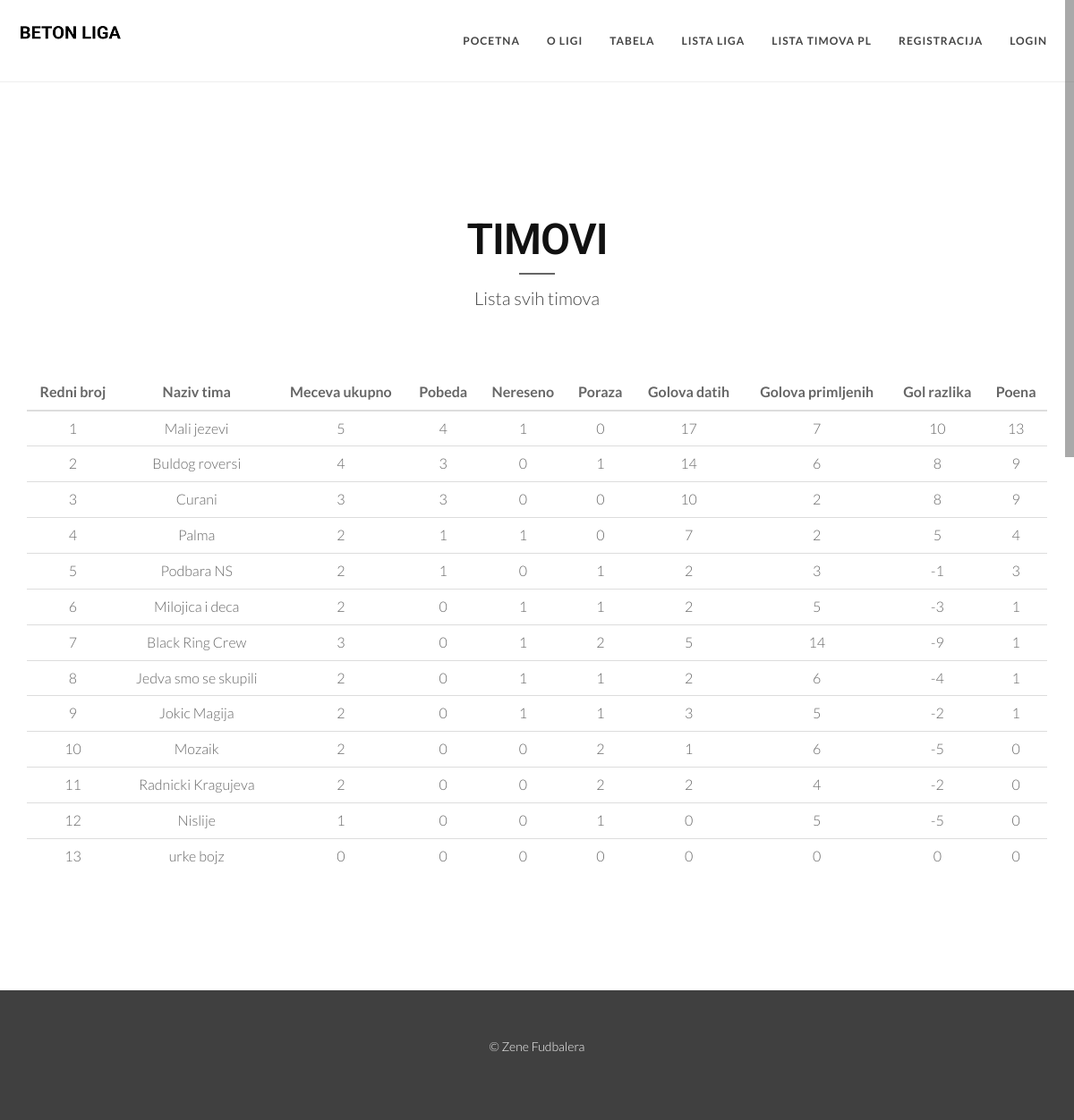
Page /tabelaTimovi.php on the committed database.
### tables this page shows
CREATE TABLE `tabela` (
  `rb` int(11) NOT NULL,
  `timID` int(11) NOT NULL,
  `ukupnoUtakmica` int(11) NOT NULL,
  `pobeda` int(11) NOT NULL,
  `nereseno` int(11) NOT NULL,
  `poraza` int(11) NOT NULL,
  `golovaDatih` int(11) NOT NULL,
  `golovaPrimljenih` int(11) NOT NULL,
  `brojPoena` int(11) NOT NULL
);

CREATE TABLE `tim` (
  `timID` int(11) NOT NULL,
  `nazivTima` varchar(255) NOT NULL,
  `brojIgraca` int(11) NOT NULL,
  `gradID` int(11) NOT NULL,
  `grb` varchar(255) NOT NULL
);

### db.php (called while the page is built, shortened)
<?php
class MysqliDb
{
    protected $_mysqli;
    protected $_query;
    public function __construct($host, $username, $password, $db, $port = NULL)
    {
        if($port == NULL)
            $port = ini_get('mysqli.default_port');
        $this->_mysqli = new mysqli($host, $username, $password, $db, $port)
            or die('There was a problem connecting to the database');
        $this->_mysqli->set_charset('utf8');
    }
    protected function reset()
    {
        $this->_query = null;
    }
    public function rawQuery($query, $bindParams = null)
    {
        $this->_query = filter_var($query, FILTER_SANITIZE_STRING);
        $stmt = $this->_prepareQuery();
        $stmt->execute();
        return $this->_dynamicBindResults($stmt);
    }
    protected function _dynamicBindResults(mysqli_stmt $stmt)
    {
        $parameters = array();
        $results = array();
        $meta = $stmt->result_metadata();
        $row = array();
        while ($field = $meta->fetch_field()) {
            $row[$field->name] = null;
            $parameters[] = & $row[$field->name];
        }
        call_user_func_array(array($stmt, 'bind_result'), $parameters);
        while ($stmt->fetch()) {
            $x = array();
            foreach ($row as $key => $val) {
                $x[$key] = $val;
            }
            array_push($results, $x);
        }
        return $results;
    }
    protected function _prepareQuery()
    {
        if (!$stmt = $this->_mysqli->prepare($this->_query)) {
            trigger_error("Problem preparing query ($this->_query) " . $this->_mysqli->error, E_USER_ERROR);
        }
        return $stmt;
    }
}

### init.php (called while the page is built, shortened)
<?php
require('db.php');
$db = new MysqliDb('localhost','root','','fuca');
?>

### tabelaTimovi.php (the view, shortened to what this page needs)
<?php
    include("init.php");
 ?>
<!DOCTYPE html>
<html lang="en">
<?php
    include("header.php");
 ?>
<body id="page-top" data-spy="scroll" data-target=".navbar-custom">
  <?php
      include("meni.php");
   ?>
    <section id="about" class="home-section color-dark bg-white">
		<div class="container marginbot-50">
			<div class="row">
				<div class="col-lg-8 col-lg-offset-2">
					<div class="wow flipInY" data-wow-offset="0" data-wow-delay="0.4s">
					<div class="section-heading text-center">
					<h2 class="h-bold">Timovi</h2>
					<div class="divider-header"></div>
					<p>Lista svih timova</p>
					</div>
					</div>
				</div>
			</div>
		</div>
		<div class="text-center">
		        <div class="container">
                <div class="row">
                  			<div class="col-xs-12 col-sm-12 col-md-12">
                  				    <div class="team-wrapper-big wow bounceInUp" data-wow-delay="0.5s">
                                  <table class="table table-hover" >
                                    <thead>
                                      <tr >
                                        <th class="text-center">Redni broj</th>
                                        <th class="text-center">Naziv tima</th>
                                        <th class="text-center">Meceva ukupno</th>
                                        <th class="text-center">Pobeda</th>
                                        <th class="text-center">Nereseno</th>
                                        <th class="text-center">Poraza</th>
                                        <th class="text-center">Golova datih</th>
                                        <th class="text-center">Golova primljenih</th>
                                        <th class="text-center">Gol razlika</th>
                                        <th class="text-center">Poena</th>
                                      </tr>
                                    </thead>
                                    <tbody>
                                      <?php
                                          $timovi = $db->rawQuery("select *,(m.golovaDatih - m.golovaPrimljenih) as golRazlika from tabela m join tim t on m.timID=t.timID join grad g on t.gradID=g.id order by m.brojPoena desc");
                                          $brojac = 0;
                                          foreach ($timovi as $tim) {
                                            $brojac++;
                                            ?>
                                                <tr>
                                                    <td><?php echo($brojac); ?></td>
                                                    <td><?php echo($tim["nazivTima"]); ?></td>
                                                    <td><?php echo($tim["ukupnoUtakmica"]); ?></td>
                                                    <td><?php echo($tim["pobeda"]); ?></td>
                                                    <td><?php echo($tim["nereseno"]); ?></td>
                                                    <td><?php echo($tim["poraza"]); ?></td>
                                                    <td><?php echo($tim["golovaDatih"]); ?></td>
                                                    <td><?php echo($tim["golovaPrimljenih"]); ?></td>
                                                    <td><?php echo($tim["golRazlika"]); ?></td>
                                                    <td><?php echo($tim["brojPoena"]); ?></td>
                                                </tr>
                                            <?php
                                          }
                                       ?>
                                    </tbody>
                                  </table>
                              </div>
                        </div>
		              </div>
		        </div>
		</div>
	</section>
<?php
  include("footer.php");
  ?>
</body>
</html>

### css/style.css (style rules this page uses)
body { width: 100%; height: 100%; font-family: 'Lato',sans-serif; font-weight: 300; color: #666; background-color: #fff; font-size: 16px; line-height: 1.6em; }
html { width: 100%; height: 100%; }
h2 { font-size: 36px; }
h1, h2, h3, h4, h5, h6 { margin: 0 0 30px; font-family: 'Roboto', sans-serif; font-weight: 400; color: #111; }
h1.h-bold,h2.h-bold,h3.h-bold ,h4.h-bold ,h5.h-bold ,h6.h-bold { font-weight: 600; }
p { margin: 0 0 20px; }
.divider-header { display: block; width: 40px; height: 2px; margin: 0 auto; margin-bottom: 10px; }
.marginbot-50 { margin-bottom:50px !important; }
.home-section { padding-top: 150px; padding-bottom: 110px; display:block; position:relative; z-index:120; }
.section-heading h2 { font-size: 48px; letter-spacing: -1px; text-transform: uppercase; margin-bottom: 10px; }
.section-heading p { font-weight: 300; font-size: 20px; line-height: 1.6em; }
.color-dark .section-heading h2 { color: #111; }
.color-dark .section-heading p { color: #444; }
.color-dark .divider-header { background: #666; }
.bg-white { background: #fff; }
.team-wrapper-big, .team-wrapper-small { width: 100%; position: relative; text-align: center; }

### rows in the picture
tabela: timID.nazivTima "Mali jezevi", ukupnoUtakmica "5", pobeda "4", nereseno "1", poraza "0", golovaDatih "17", golovaPrimljenih "7", golRazlika "10", brojPoena "13"
tabela: timID.nazivTima "Buldog roversi", ukupnoUtakmica "4", pobeda "3", nereseno "0", poraza "1", golovaDatih "14", golovaPrimljenih "6", golRazlika "8", brojPoena "9"
tabela: timID.nazivTima "Curani", ukupnoUtakmica "3", pobeda "3", nereseno "0", poraza "0", golovaDatih "10", golovaPrimljenih "2", golRazlika "8", brojPoena "9"
tabela: timID.nazivTima "Palma", ukupnoUtakmica "2", pobeda "1", nereseno "1", poraza "0", golovaDatih "7", golovaPrimljenih "2", golRazlika "5", brojPoena "4"
tabela: timID.nazivTima "Podbara NS", ukupnoUtakmica "2", pobeda "1", nereseno "0", poraza "1", golovaDatih "2", golovaPrimljenih "3", golRazlika "-1", brojPoena "3"
tabela: timID.nazivTima "Milojica i deca", ukupnoUtakmica "2", pobeda "0", nereseno "1", poraza "1", golovaDatih "2", golovaPrimljenih "5", golRazlika "-3", brojPoena "1"
tabela: timID.nazivTima "Black Ring Crew", ukupnoUtakmica "3", pobeda "0", nereseno "1", poraza "2", golovaDatih "5", golovaPrimljenih "14", golRazlika "-9", brojPoena "1"
tabela: timID.nazivTima "Jedva smo se skupili", ukupnoUtakmica "2", pobeda "0", nereseno "1", poraza "1", golovaDatih "2", golovaPrimljenih "6", golRazlika "-4", brojPoena "1"
tabela: timID.nazivTima "Jokic Magija", ukupnoUtakmica "2", pobeda "0", nereseno "1", poraza "1", golovaDatih "3", golovaPrimljenih "5", golRazlika "-2", brojPoena "1"
tabela: timID.nazivTima "Mozaik", ukupnoUtakmica "2", pobeda "0", nereseno "0", poraza "2", golovaDatih "1", golovaPrimljenih "6", golRazlika "-5", brojPoena "0"
tabela: timID.nazivTima "Radnicki Kragujeva", ukupnoUtakmica "2", pobeda "0", nereseno "0", poraza "2", golovaDatih "2", golovaPrimljenih "4", golRazlika "-2", brojPoena "0"
tabela: timID.nazivTima "Nislije", ukupnoUtakmica "1", pobeda "0", nereseno "0", poraza "1", golovaDatih "0", golovaPrimljenih "5", golRazlika "-5", brojPoena "0"
tabela: timID.nazivTima "urke bojz", ukupnoUtakmica "0", pobeda "0", nereseno "0", poraza "0", golovaDatih "0", golovaPrimljenih "0", golRazlika "0", brojPoena "0"
